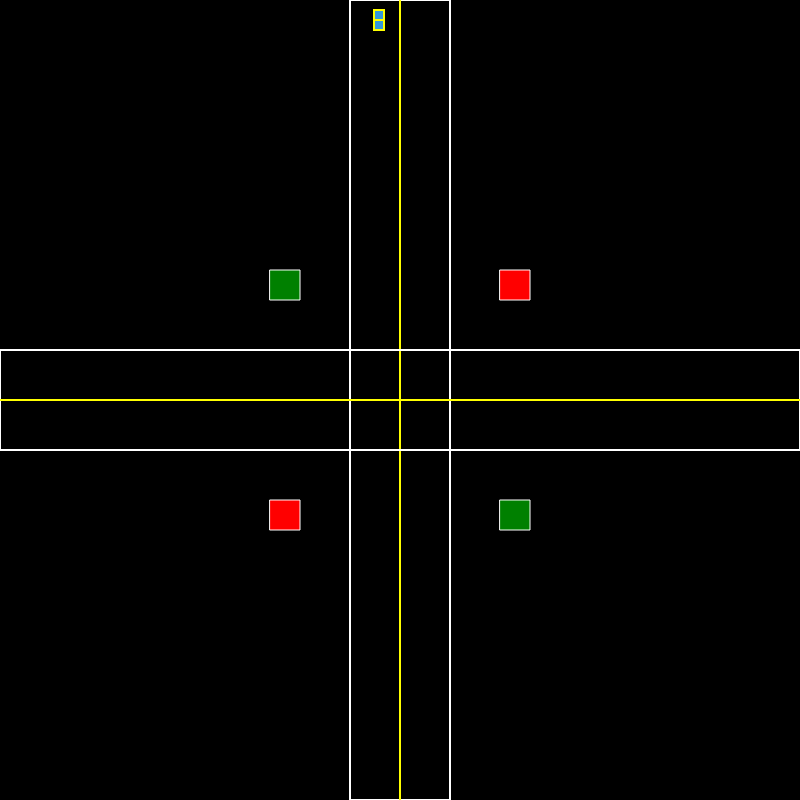
Frame 1 (no input)
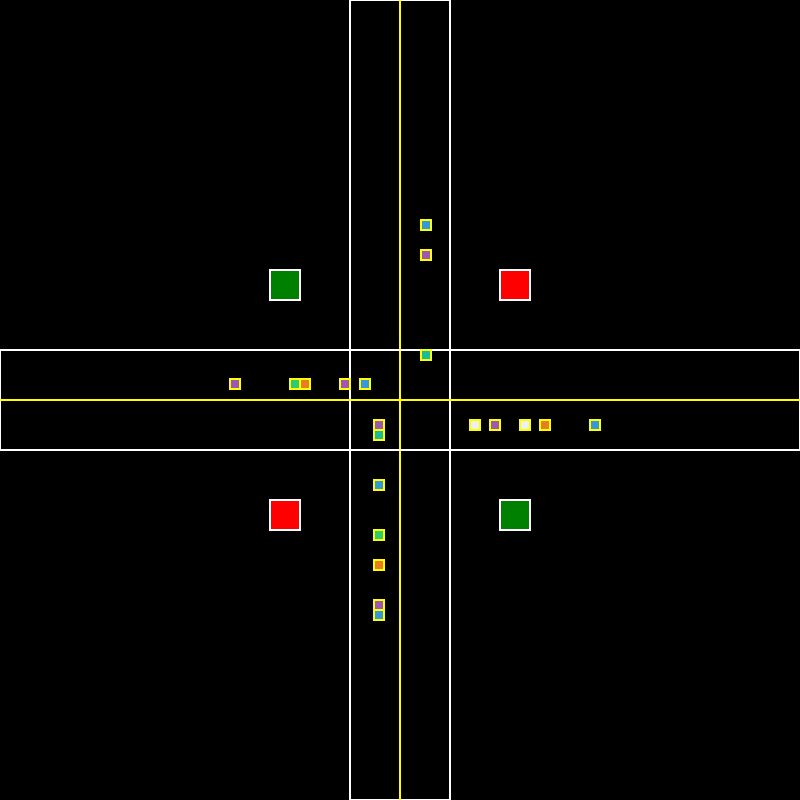
Frame 60 (no input)
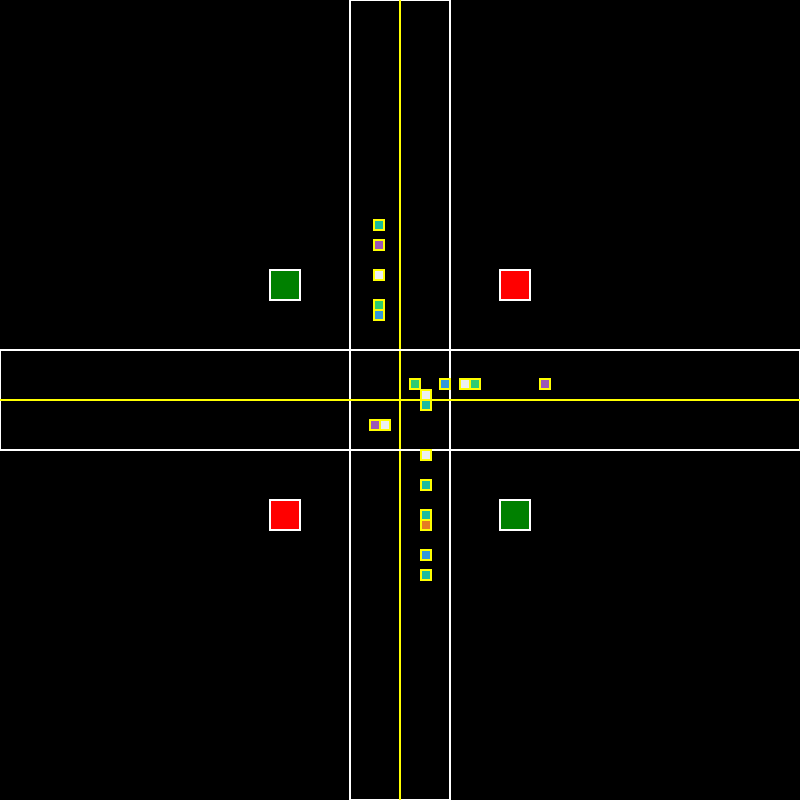
Frame 120 (the mouse pressed at the canvas centre since frame 60)

The p5.js sketch that drew these frames (run headless with seeded random() and noise() and a simulated clock; from frame 60 on, the mouse is pressed at the canvas centre):

// p5.js sketch
// ── sketch.js
  // js goes here
let canvasWidth = 800;
let canvasHeight = 800;
let roadWidth = 100;
let maxCars = 20;

let cars = [];  // list of cars
let numCars = 0;

function setup() {
    createCanvas(canvasWidth, canvasHeight);
    frameRate(30);
}

function draw() {
    background(0, 0, 0);            // map bg
    
    let trafficLights = [];
    
    let tLight0 = new trafficLight(500, 500, "green"); trafficLights.push(tLight0);
    let tLight1 = new trafficLight(500, 270, "red"); trafficLights.push(tLight1);
    let tLight2 = new trafficLight(270, 270, "green"); trafficLights.push(tLight2);
    let tLight3 = new trafficLight(270, 500, "red"); trafficLights.push(tLight3);
    
    trafficLights[0].show();     // bottom
    trafficLights[1].show();     // right
    trafficLights[2].show();     // top    
    trafficLights[3].show();     // left

    if (frameCount % 90 == 0) {     // if 3 seconds passed
        for (var i = 0; i < 4; i++) {
            trafficLights[i].changeColor();
            trafficLights[i].show();
        }
        console.log("we in here");
    }
    
    // rect(10,10,10,10);
    vertRoad(canvasWidth/2 - roadWidth/2, 0);
    horRoad(0, canvasWidth/2 - roadWidth/2)
    
    if (numCars < maxCars) {
        cars.push(spawnCar());
        numCars +=1 ;
    }
    
    // if (frameCount % 10 == 0) {
        for (var i = 0; i < cars.length; i++) {
            cars[i].move();
            cars[i].show();
        }

        for (var i = 0; i < cars.length; i++) {
            if (cars[i].shouldDelete()) {
                cars.splice(i, 1);  // removes that car from the array?
                numCars -= 1;
            }
        }

    
}

function vertRoad(x, y) {
    noFill();
    stroke('#ffffff');
    strokeWeight(2);
    rect(x, y, 100, canvasHeight);
    
    // adding the line in the middle of the road
    stroke('yellow');
    strokeWeight(2);
    line(canvasWidth/2, 0, canvasWidth/2, canvasHeight);
}

function horRoad(x, y) {
    noFill();
    stroke('#ffffff');
    strokeWeight(2);
    rect(x, y, canvasWidth, 100);

    // adding the line in the middle of the road
    stroke('yellow');
    strokeWeight(2);
    line(0, canvasHeight/2, canvasWidth, canvasHeight/2);
}

// dots represent cars
// dots follow rules of the road
function spawnCar(){
    // the car will spawn at a random of the four corners
    let spawnLocation = floor(random(4));
    let spawnX;
    let spawnY;
    switch(spawnLocation) {
        case 0: // bottom
            spawnX = canvasWidth / 2 + 21;
            spawnY = canvasHeight - 10;
            break;
        case 1: // right
            spawnX = canvasWidth - 10;
            spawnY = canvasHeight/2 - 21;
            break;
        case 2: // top
            spawnX = canvasWidth / 2 - 26;
            spawnY = 10;
            break;
        case 3: // left
            spawnX = 10; 
            spawnY = canvasHeight/2 + 20;
            break;
        default:
            console.log("error");   // this will not happen
    }

    let colors = ["#2ecc71", "#3498db", "#9b59b6", "#1abc9c", "#e67e22", "#ecf0f1"];

    // create a car object
    let car = new Car(random(colors), spawnX, spawnY, spawnLocation);

    // console.log(spawnLocation);
    return car; // return car
}

class Car {
    constructor(color, x, y, trackNum) {
        this.color = color;
        this.x = x; 
        this.y = y;
        this.trackNum = trackNum;
        fill(this.color);
        rect(x, y, 10, 10);
    }
    
    // param: track number (0, 1, 2, 3)
    move() {
        if (this.x > canvasWidth || this.x < 0) {
            // do nothing
            return;
        }
        if (this.y > canvasHeight || this.y < 0) {
            // do nothing
            return;
        }
        
        if (this.trackNum == 0) {
            this.y -= 10;
        } else if (this.trackNum == 1) {
            this.x -= 10;
        } else if (this.trackNum == 2) {
            this.y += 10;
        } else if  (this.trackNum == 3){
            this.x += 10;
        }

        // if ()


        // making cars stop at traffic lights
    }

    show () {
        fill(this.color);
        rect(this.x, this.y, 10, 10);
    }

    setTrackNum(trackNum) {
        this.trackNum = trackNum;
    }

    get xPos() {
        return this.x;
    }

    get yPos() {
        return this.y;
    }

    shouldDelete() {
        if (this.x > canvasWidth || this.x < 0) {
            // do nothing
            // console.log("should del");
            return true;
        }
        if (this.y > canvasHeight || this.y < 0) {
            // do nothing
            // console.log("should del");
            return true;
        }
        // console.log("DON'T del");
        return false;
    }
};

class trafficLight {
    constructor(x, y, color) {
        this.currentLight = color;
        this.xPos = x;
        this.yPos = y;
    }

    show() {
        fill(this.currentLight);
        stroke("white");
        rect(this.xPos, this.yPos, 30, 30);
    }

    changeColor() {
        if (this.currentLight == "red") this.currentLight = "green";
        else this.currentLight = "red";
    }
}



// each car will have a light to look at
// if that light is red, they stop
// if that light is green, they go



// ── intersection.html
<html>
  <head>
    <script src="https://cdnjs.cloudflare.com/ajax/libs/p5.js/0.9.0/p5.js"></script>
    <script src="sketch.js">
    // js goes here

    function setup() {

    }

    function draw() {
        ellipse(10,10,10,10);
    }
    </script>
  </head>
  <body>
  </body>
</html>
